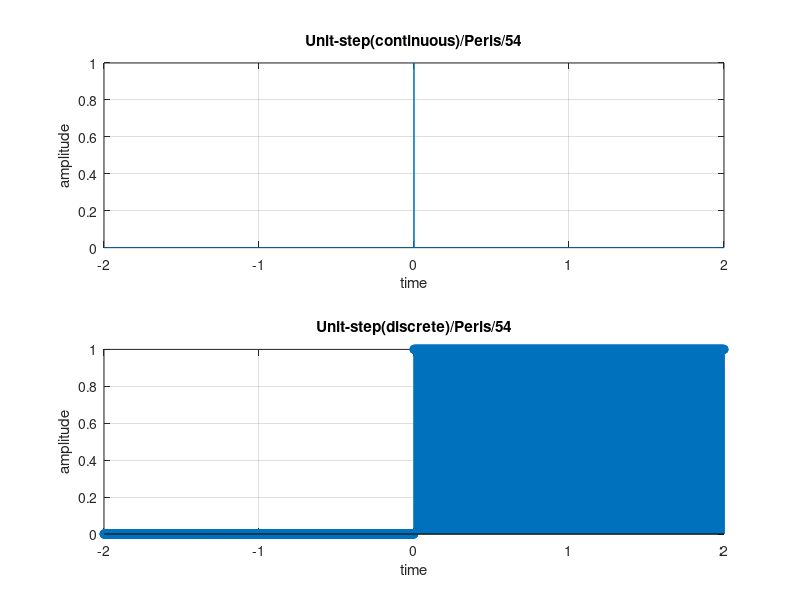

Recreate this plot in MATLAB.
clc;
close all;
clear all;
i=1;
for t=-2:0.001:2
    if (t==0)
        x(i)=1;
    else
        x(i)=0;
    end;
    i=i+1;
end;
t=-2:0.001:2;
subplot(2,1,1);
plot(t,x);
xlabel('time');
ylabel('amplitude');
title('Unit-step(continuous)/Peris/54');
grid on;
i=1;
for t=-2:0.001:2
    if (t>=0)
        x(i)=1;
    else
        x(i)=0;
    end;
    i=i+1;
end;
t=-2:0.001:2;
subplot(2,1,2);
stem(t,x);
xlabel('time');
ylabel('amplitude');
title('Unit-step(discrete)/Peris/54');
grid on;